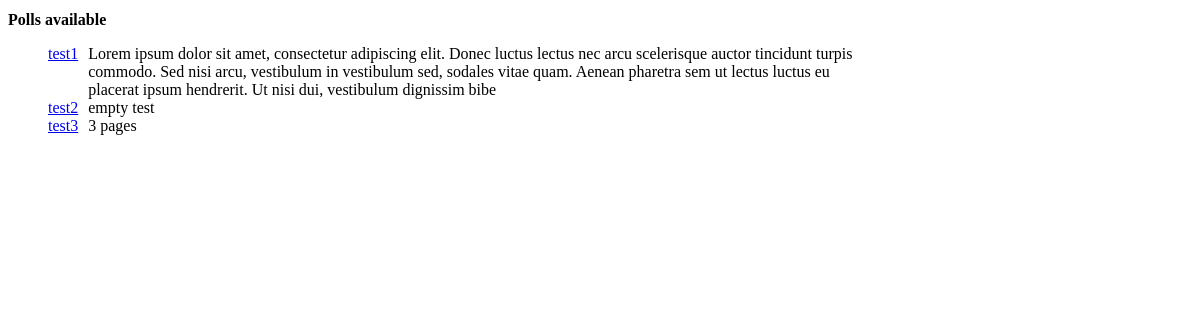
Screenshot of /poll/ with the database file from the repository.
### polls/models.py (models this page shows, shortened)
class Poll(models.Model):
    name = models.CharField(max_length=100)
    description = models.CharField(max_length=300)
    class Meta:
        verbose_name = ('Poll')
        verbose_name_plural = ('Polls')

### polls/views.py (the view)
# urls.py: url(r'^poll/$', 'list'),
def list(request):
    objects = Poll.objects.all()
    return render_to_response("poll_list.html", {"objects": objects}, context_instance=RequestContext(request))

### polls/templates/poll_list.html (shortened to what this page needs)
{% extends "base.html" %}
{% block page_title %}Polls available{% endblock %}
{% block content %}
    <ul class="polls-ul">
    {% for poll in objects %}
        <li>
            <div class="poll-name">
                <a href="{% url polls.views.detail poll.id %}">{{ poll.name }}</a>
            </div>
            <div class="poll-desc">
                {{ poll.description }}
            </div>
        </li>
    {% endfor %}
    </ul>
{% endblock %}

### polls/static/base.css (style rules this page uses)
.polls-ul { list-style-type: none; }
.polls-ul li { float: left; width: 100%; }
.poll-name { float:left; max-width:30%; }
.poll-desc { margin-left: 10px; max-width: 69%; float:left; }

### rows the page displays
Poll: name "test1", description "Lorem ipsum dolor sit amet, consectetur adipiscing elit. Donec luctus lectus nec arcu scelerisque auctor tincidunt turpis commodo. Sed nisi arcu, vestibulum in vestibulum sed, sodales vitae quam. Aenean pharetra sem ut lectus luctus eu placerat ipsum hendrerit. Ut nisi dui, vestibulum dignissim bibe"
Poll: name "test2", description "empty test"
Poll: name "test3", description "3 pages"
